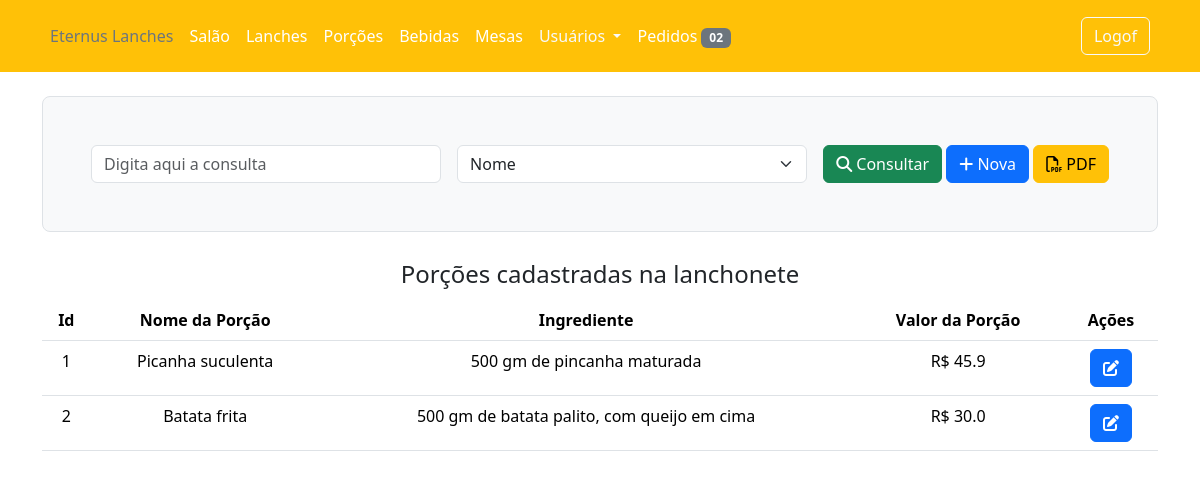
Before: /porcoes (signed in) with the older database file.
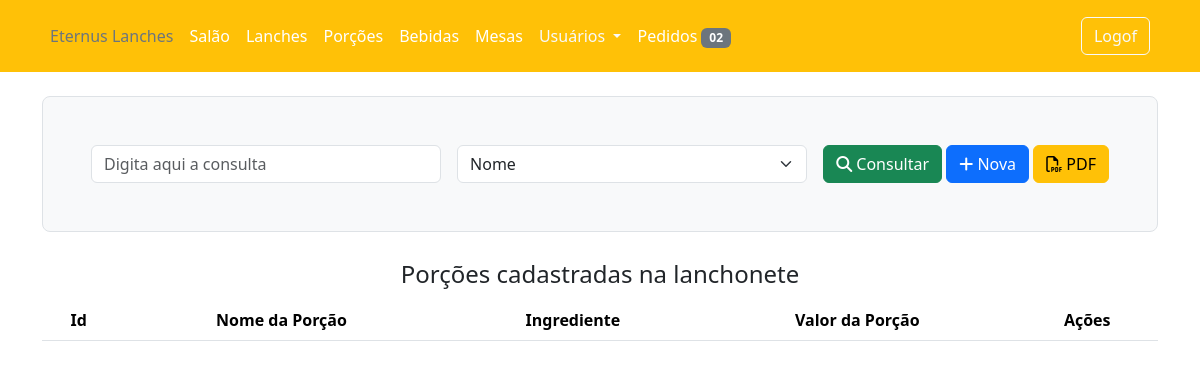
After: the same page with the newer database file.
### app/models/bdEternusLanches.py (models this page shows, shortened)
class Porcoes(db.Model):
    __tablename__ = 'Porcoes'
    id = db.Column(db.Integer, primary_key=True)
    nome = db.Column(db.String(40), unique=True, nullable=True)
    valor = db.Column(db.Float, nullable=False)
    descricao = db.Column(db.String(150), nullable=False)

### app/controllers/lanchonete/routes.py (the view)
@lanchonete.route('/porcoes', methods=['GET'])
@login_required
def porcoes():
    if current_user.is_authenticated:
        if current_user.acesso[0].tipo == 'Funcionario':
            form = PorcaoConsultaForm()
            porcoes = Porcoes.query.all()
            return render_template('lanchonete/porcoes/porcoes.html', title='Porção View', form=form, porcoes=porcoes)
        else:
            flash('Não tem permissão para acessar essa página', 'danger')
            return redirect(url_for('home.index'))
    else:
        flash('Faça o login para acessar essa página.', 'danger')
        return redirect(url_for('users.login'))

### app/controllers/lanchonete/lanchoneteForm.py
class PorcaoConsultaForm(FlaskForm):
    consultar = StringField('Consulta', validators=[DataRequired()])
    selection = SelectField(choices=['Nome', 'Id'])

### app/models/bdEternusLanches.py (called while the page is built)
@login_manager.user_loader
def load_user(user_id):
    return Users.query.get(int(user_id))

### app/templates/lanchonete/porcoes/porcoes.html (shortened to what this page needs)
{% extends 'layout/lanchonete.html' %}
{% block content %}
<div class="container">
    <header class="h-100 p-5 bg-light border rounded-3 mt-4">
        <form action="" method="POST" class="row g-3">
            <div class="col md-3">
                {{form.consultar(class='form-control', placeholder='Digita aqui a consulta')}}
            </div>
            <div class="col md-4">
                {{form.selection(class='form-select col-md-2 ml-3')}}
            </div>
            <div class="col-auto">
                <button type="submit" class="btn btn-success ml-4"><i class="fa-solid fa-magnifying-glass"></i> Consultar</button>
                <a class="btn btn-primary ml-3" href="{{url_for('lanchonete.novaPorcao')}}" role="button"><i class="fa-solid fa-plus"></i> Nova</a>
                <a class="btn btn-warning ml-3" href=" " role="button"><i class="fa-regular fa-file-pdf"></i> PDF</a>
            </div>
        </form>
    </header>
    <main>
        <fieldset>
            <legend class="text-center mt-4">Porções cadastradas na lanchonete</legend>
            <table class="table table-hover text-center">
                <thead>
                    <tr>
                        <th scope="col">Id</th>
                        <th scope="col">Nome da Porção</th>
                        <th scope="col">Ingrediente</th>
                        <th scope="col">Valor da Porção</th>
                        <th scope="col">Ações</th>
                    </tr>
                </thead>
                <tbody>
                    {% for porcao in porcoes%}
                    <tr>
                        <td scope="row">{{porcao.id}}</td>
                        <td scope="row">{{porcao.nome}}</td>
                        <td scope="row">{{porcao.descricao}}</td>
                        <td scope="row">R$ {{porcao.valor}}</td>
                        <td scope="row">
                            <button onclick="editarPorcao('{{porcao.id}}')" type="button" class="btn btn-primary" data-bs-toggle="modal" data-bs-target="#porcaoModal">
                                <i class="fa-solid fa-pen-to-square"></i>
                            </button>
                        </td>
                    </tr>
                    {% endfor %}
                </tbody>
            </table>
        </fieldset>
    </main>
</div>
{% endblock content %}

### app/templates/layout/lanchonete.html (shortened to what this page needs)
<!doctype html>
<html lang="en">
    <head>
        <link rel="stylesheet" href="{{url_for('static', filename='node_modules/bootstrap/dist/css/bootstrap.min.css')}}"/>
        <link rel="stylesheet" href="{{url_for('static', filename='node_modules/@fortawesome/fontawesome-free/css/fontawesome.css')}}">
        <link rel="stylesheet" href="{{url_for('static', filename='node_modules/@fortawesome/fontawesome-free/css/brands.css')}}">
        <link rel="stylesheet" href="{{url_for('static', filename='node_modules/@fortawesome/fontawesome-free/css/solid.css')}}">
    </head>
    <body>
      <header class="p-3 text-bg-warning">
        <div class="container">
          <div class="d-flex flex-wrap align-items-center justify-content-center justify-content-lg-start">
            <ul class="nav col-12 col-lg-auto me-lg-auto mb-2 justify-content-center mb-md-0">
              <li><a href="{{url_for('home.index')}}" class="nav-link px-2 text-secondary">Eternus Lanches</a></li>
              <li><a href="{{url_for('lanchonete.salaoLanchonete')}}" class="nav-link px-2 text-white">Salão</a></li>
              <li><a href="{{url_for('lanchonete.lanchesView')}}" class="nav-link px-2 text-white">Lanches</a></li>
              <li><a href="{{url_for('lanchonete.porcoes')}}" class="nav-link px-2 text-white">Porções</a></li>
              <li><a href="{{url_for('lanchonete.bebidas')}}" class="nav-link px-2 text-white">Bebidas</a></li>
              <li><a href="{{url_for('lanchonete.mesas')}}" class="nav-link px-2 text-white">Mesas</a></li>
              <ul class="navbar-nav px-2">
                <li class="nav-item dropdown">
                  <a class="nav-link dropdown-toggle text-light" href="#" role="button" data-bs-toggle="dropdown" aria-expanded="false">
                    Usuários
                  </a>
                </li>
              </ul>
              <li><a href="{{url_for('lanchonete.pedidos')}}" class="nav-link px-2 text-white">Pedidos <span class="badge text-bg-secondary">02</span></a></li>
            </ul>
            <div class="text-end">
              <a class="btn btn-outline-light me-2" href="{{url_for('users.logout')}}" role="button">Logof</a>
            </div>
          </div>
        </div>
      </header>
      <main>
          {% block content %} {% endblock content %}
      </main>
    </body>
</html>

Changed rows visible on the page:
removed Porcoes: id "1", nome "Picanha suculenta", descricao "500 gm de pincanha maturada", valor "45.9"
removed Porcoes: id "2", nome "Batata frita", descricao "500 gm de batata palito, com queijo em cima", valor "30.0"
